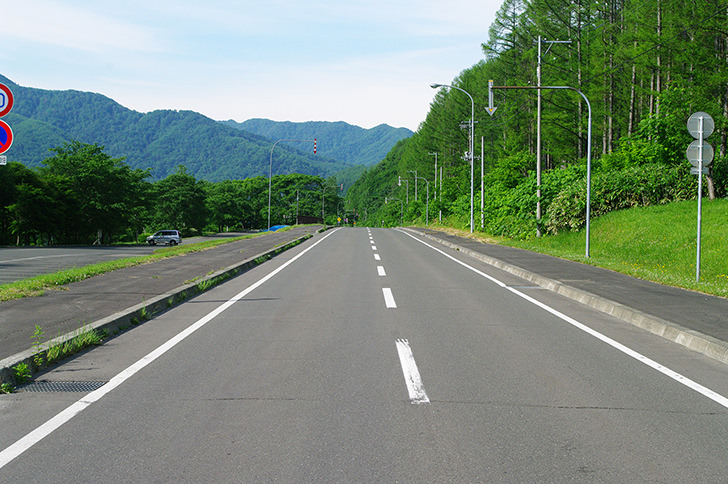
#> input picture sampe_image/photo0000-0732.jpg, 728 x 484 px, found by its file name
$ python lane_direction.py
#> lines starting #> are read from the running program, lines starting #| are printed output that depends on the picture
import cv2
import numpy as np


def lane_edge_horizon(img, threshold):
	edge_img = img.copy()

	for j in range(0, img.shape[0]):
		edge_img[j][0] = 0

		for i in range(1, img.shape[1]):
			edge_val = abs(int(img[j][i]) - int(img[j][i-1]))

			if edge_val < threshold:
				edge_img[j][i] = 255
			else:
				edge_img[j][i] = 0

	cv2.imwrite('output/02_edge_image.jpg', edge_img)


def lane_edge_vartical(img, threshold):
	edge_img = img.copy()

	for j in range(1, img.shape[0]):
		edge_img[j][0] = 0

		for i in range(0, img.shape[1]):
			edge_val = abs(int(img[j][i]) - int(img[j-1][i]))

			if edge_val < threshold:
				edge_img[j][i] = 255
			else:
				edge_img[j][i] = 0

	cv2.imwrite('output/03_edge_image.jpg', edge_img)


if __name__ == "__main__":
	img = cv2.imread('C:\git\image_practice\sampe_image\photo0000-0732.jpg')
#> img is the input picture: shape (484, 728, 3); mean B, G, R 121.4, 137.6, 121.6
	cv2.imwrite('output/00_base.jpg', img)

	img_gray = cv2.cvtColor(img, cv2.COLOR_BGR2GRAY)
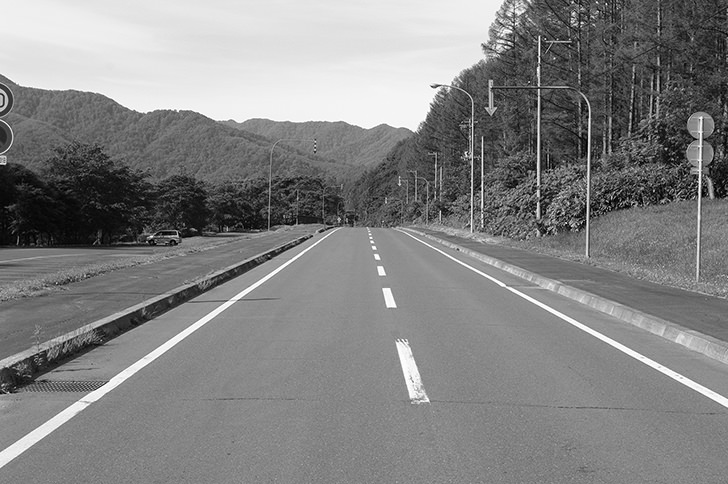
#> img_gray: shape (484, 728); min 0, max 255, mean 131
	cv2.imwrite('output/01_gray.jpg', img_gray)

	lane_edge_horizon(img_gray, 50)
#> after the loop in lane_edge_horizon, `for j in range(0, img.shape[0]):`:
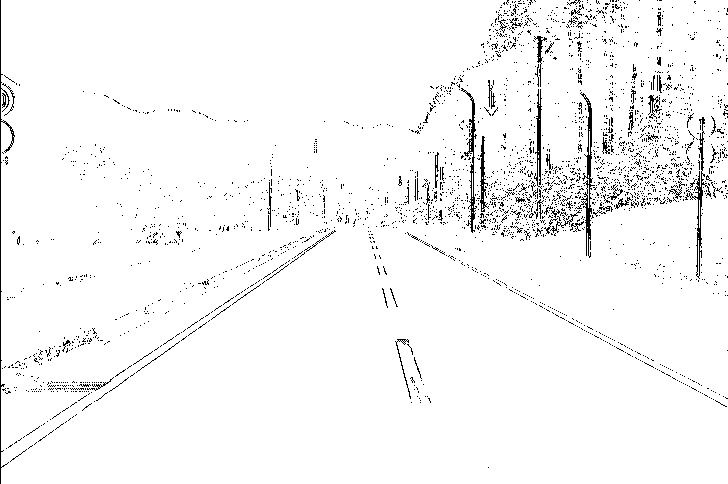
#> edge_img: shape (484, 728); 96.6% white; black in thin lines or dots
	lane_edge_vartical(img_gray, 50)
#> after the loop in lane_edge_vartical, `for j in range(1, img.shape[0]):`:
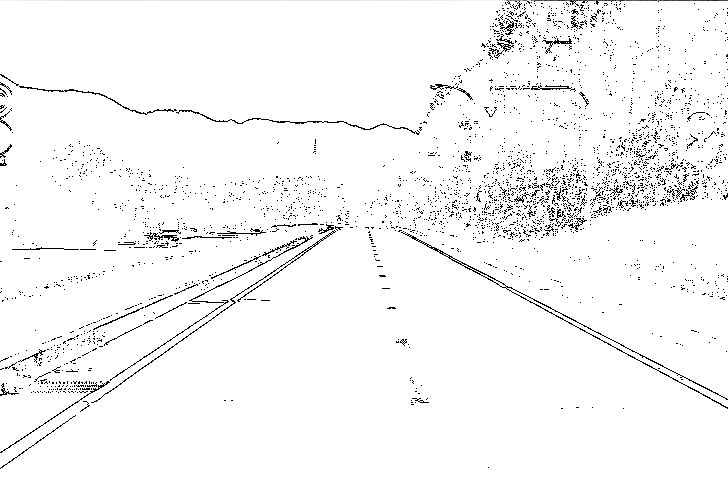
#> edge_img: shape (484, 728); min 0, max 255, mean 246.5
